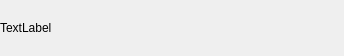
<?xml version="1.0" encoding="UTF-8"?>
<ui version="4.0">
 <class>FriendLabel</class>
 <widget class="QWidget" name="FriendLabel">
  <property name="geometry">
   <rect>
    <x>0</x>
    <y>0</y>
    <width>344</width>
    <height>56</height>
   </rect>
  </property>
  <property name="sizePolicy">
   <sizepolicy hsizetype="Preferred" vsizetype="Preferred">
    <horstretch>0</horstretch>
    <verstretch>0</verstretch>
   </sizepolicy>
  </property>
  <property name="windowTitle">
   <string>FriendLabel</string>
  </property>
  <layout class="QHBoxLayout" name="horizontalLayout">
   <property name="spacing">
    <number>0</number>
   </property>
   <property name="leftMargin">
    <number>0</number>
   </property>
   <property name="topMargin">
    <number>0</number>
   </property>
   <property name="rightMargin">
    <number>0</number>
   </property>
   <property name="bottomMargin">
    <number>0</number>
   </property>
   <item>
    <widget class="QLabel" name="tip_lb">
     <property name="text">
      <string>TextLabel</string>
     </property>
    </widget>
   </item>
   <item>
    <widget class="QWidget" name="close_wid" native="true">
     <property name="minimumSize">
      <size>
       <width>25</width>
       <height>0</height>
      </size>
     </property>
     <property name="maximumSize">
      <size>
       <width>50</width>
       <height>16777215</height>
      </size>
     </property>
     <layout class="QHBoxLayout" name="horizontalLayout_2">
      <property name="spacing">
       <number>0</number>
      </property>
      <property name="leftMargin">
       <number>0</number>
      </property>
      <property name="topMargin">
       <number>0</number>
      </property>
      <property name="rightMargin">
       <number>0</number>
      </property>
      <property name="bottomMargin">
       <number>0</number>
      </property>
      <item>
       <widget class="ClickedLabel2" name="close_lb">
        <property name="sizePolicy">
         <sizepolicy hsizetype="Fixed" vsizetype="Preferred">
          <horstretch>0</horstretch>
          <verstretch>0</verstretch>
         </sizepolicy>
        </property>
        <property name="minimumSize">
         <size>
          <width>20</width>
          <height>20</height>
         </size>
        </property>
        <property name="maximumSize">
         <size>
          <width>20</width>
          <height>20</height>
         </size>
        </property>
        <property name="text">
         <string/>
        </property>
        <property name="pixmap">
         <pixmap>../image/close_search.png</pixmap>
        </property>
        <property name="scaledContents">
         <bool>true</bool>
        </property>
       </widget>
      </item>
     </layout>
    </widget>
   </item>
  </layout>
 </widget>
 <customwidgets>
  <customwidget>
   <class>ClickedLabel2</class>
   <extends>QLabel</extends>
   <header location="global">ClickedLabel2.h</header>
  </customwidget>
 </customwidgets>
 <resources/>
 <connections/>
</ui>
